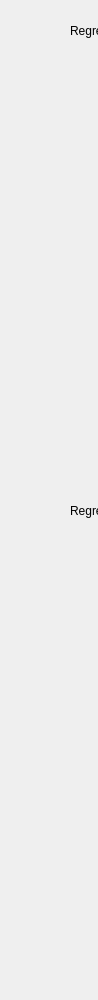
           <widget class="QWidget" name="scrollAreaWidgetContents_2">
            <property name="geometry">
             <rect>
              <x>0</x>
              <y>0</y>
              <width>98</width>
              <height>1000</height>
             </rect>
            </property>
            <property name="sizePolicy">
             <sizepolicy hsizetype="Preferred" vsizetype="Expanding">
              <horstretch>2</horstretch>
              <verstretch>0</verstretch>
             </sizepolicy>
            </property>
            <property name="minimumSize">
             <size>
              <width>0</width>
              <height>1000</height>
             </size>
            </property>
            <property name="mouseTracking">
             <bool>true</bool>
            </property>
            <widget class="QWidget" name="layoutWidget">
             <property name="geometry">
              <rect>
               <x>505</x>
               <y>540</y>
               <width>491</width>
               <height>411</height>
              </rect>
             </property>
             <layout class="QVBoxLayout" name="ltRecrPlot"/>
            </widget>
            <widget class="QWidget" name="layoutWidget">
             <property name="geometry">
              <rect>
               <x>12</x>
               <y>540</y>
               <width>491</width>
               <height>411</height>
              </rect>
             </property>
             <layout class="QVBoxLayout" name="acRecrPlot"/>
            </widget>
            <widget class="QWidget" name="layoutWidget">
             <property name="geometry">
              <rect>
               <x>505</x>
               <y>60</y>
               <width>491</width>
               <height>421</height>
              </rect>
             </property>
             <layout class="QVBoxLayout" name="pmRecrPlot"/>
            </widget>
            <widget class="QWidget" name="layoutWidget">
             <property name="geometry">
              <rect>
               <x>12</x>
               <y>60</y>
               <width>491</width>
               <height>421</height>
              </rect>
             </property>
             <layout class="QVBoxLayout" name="baRecrPlot"/>
            </widget>
            <widget class="QLabel" name="labelRegressionOverwriteBa">
             <property name="geometry">
              <rect>
               <x>70</x>
               <y>20</y>
               <width>161</width>
               <height>21</height>
              </rect>
             </property>
             <property name="text">
              <string>Regression Model Overwrite:</string>
             </property>
            </widget>
            <widget class="QComboBox" name="patientRegressionModelBa">
             <property name="geometry">
              <rect>
               <x>250</x>
               <y>20</y>
               <width>171</width>
               <height>22</height>
              </rect>
             </property>
            </widget>
            <widget class="QLabel" name="labelRegressionOverwritePm">
             <property name="geometry">
              <rect>
               <x>570</x>
               <y>20</y>
               <width>171</width>
               <height>21</height>
              </rect>
             </property>
             <property name="text">
              <string>Regression Model Overwrite:</string>
             </property>
            </widget>
            <widget class="QComboBox" name="patientRegressionModelPm">
             <property name="geometry">
              <rect>
               <x>750</x>
               <y>20</y>
               <width>171</width>
               <height>22</height>
              </rect>
             </property>
            </widget>
            <widget class="QLabel" name="labelRegressionOverwriteAc">
             <property name="geometry">
              <rect>
               <x>70</x>
               <y>500</y>
               <width>161</width>
               <height>21</height>
              </rect>
             </property>
             <property name="text">
              <string>Regression Model Overwrite:</string>
             </property>
            </widget>
            <widget class="QComboBox" name="patientRegressionModelAc">
             <property name="geometry">
              <rect>
               <x>250</x>
               <y>500</y>
               <width>171</width>
               <height>22</height>
              </rect>
             </property>
            </widget>
            <widget class="QComboBox" name="patientRegressionModelLt">
             <property name="geometry">
              <rect>
               <x>750</x>
               <y>500</y>
               <width>171</width>
               <height>22</height>
              </rect>
             </property>
            </widget>
            <widget class="QLabel" name="labelRegressionOverwriteLt">
             <property name="geometry">
              <rect>
               <x>570</x>
               <y>500</y>
               <width>171</width>
               <height>21</height>
              </rect>
             </property>
             <property name="text">
              <string>Regression Model Overwrite:</string>
             </property>
            </widget>
           </widget>
